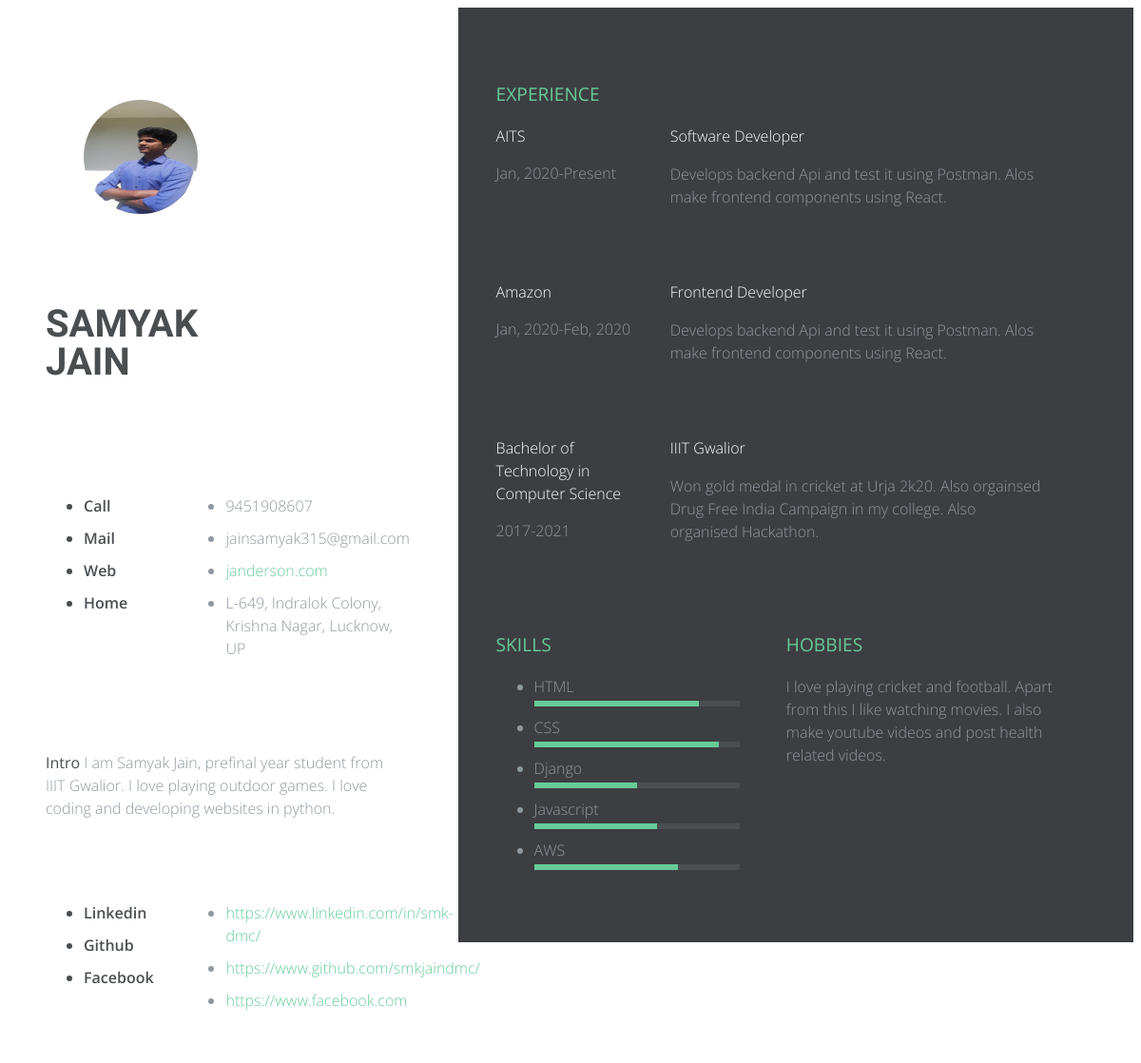
Page /cv/final/ on the committed database.
### cv/models.py (models this page shows)
class Resume(models.Model):
    Developer= 'FR'
    Android_Developer = 'SO'
    IOS_Developer = 'JR'
    Frontend_Developer = 'SR'
    Data_Scientist = 'GR'
    Software_Developer = 'SW'
    YEAR_IN_SCHOOL_CHOICES = [
        (Developer, 'Developer'),
        (Android_Developer, 'Android_Developer'),
        (IOS_Developer, ' IOS_Developer'),
        (Frontend_Developer, 'Frontend_Developer'),
        (Data_Scientist, 'Data_Scientist'),
        (Software_Developer, 'Software_Developer')
    ]
    present_role= models.CharField(
        max_length=2,
        choices=YEAR_IN_SCHOOL_CHOICES,
        default=Developer,
    )
    previous_role= models.CharField(
        max_length=2,
        choices=YEAR_IN_SCHOOL_CHOICES,
        default=Data_Scientist,
    )
    first_name=models.CharField(max_length=100,default=True)
    last_name=models.CharField(max_length=100,default=True)
    mobile= models.IntegerField(default="91")
    mail= models.EmailField(max_length=25,default=True)
    linkedin = models.URLField(default="------")
    github=models.URLField(default="------")
    facebook=models.URLField(default="------")
    hobies=models.TextField(default="cricket")
    skills=models.TextField(max_length=280,default=True)
    present_company=models.CharField(max_length=100,default=True)
    your_intro = models.TextField(default=True)
    previous_company = models.CharField(max_length=100,default=True)
    present_work = models.TextField(default=True)
    present_start= models.CharField(max_length=20,default='Jan, 2020')
    present_end= models.CharField(max_length=20,default='Present')
    previous_start= models.CharField(max_length=20,default='Jan, 2020')
    previous_end = models.CharField(max_length=20,default='Feb, 2020')
    previous_work = models.TextField(default=True)
    permanent_address = models.CharField(max_length=50,default = True)
    highest_qualification = models.CharField(max_length=50,default = 'BTECH')
    graduation_year = models.CharField(max_length=50,default = '2017-2021')
    institute_name= models.CharField(max_length=50,default = 'IIIT Gwalior')
    graduation_achievements = models.TextField(default=True)
    your_image = models.FileField(upload_to = 'cv/images/', null = True)
    date= models.DateTimeField(auto_now_add=True)

### cv/views.py (the view)
# urls.py: path('final/', final, name='final')
def final(request):
    resume= Resume.objects.all()
    l= len(resume)
    resume = resume[l-1]
    skills= resume.skills.split(',')
    present = resume.present_start + '-' + resume.present_end
    previous = resume.previous_start + '-' + resume.previous_end
    context = {'resume': resume, 'skills': skills, 'present': present, 'previous': previous}
    return render(request, 'final.html', context)

### templates/final.html (shortened to what this page needs)
<!DOCTYPE html>
<html lang="en">
<head>
    <link rel="stylesheet" href="/static/final.css">
</head>
<body>
<div class="resume-wrapper">
	<section class="profile section-padding">
		<div class="container">
			<div class="picture-resume-wrapper">
        <div class="picture-resume">
        <span><img src="/static/media/{{resume.your_image}}" alt="" /></span>
      </div>
 </div>
      <div class="name-wrapper">
        <h1>{{resume.first_name}} <br/>{{resume.last_name}}</h1>
      </div>
      <div class="clearfix"></div>
      <div class="contact-info clearfix">
      	<ul class="list-titles">
      		<li>Call</li>
      		<li>Mail</li>
      		<li>Web</li>
      		<li>Home</li>
      	</ul>
        <ul class="list-content ">
        	<li>{{resume.mobile}}</li>
        	<li>{{resume.mail}}</li>
        	<li><a href="#">janderson.com</a></li>
        	<li>{{resume.permanent_address}}</li>
        </ul>
      </div>
      <div class="contact-presentation">
      	<p><span class="bold">Intro</span> {{resume.your_intro}} </p>
      </div>
      <div class="contact-social clearfix">
      	<ul class="list-titles">
      		<li>Linkedin</li>
      		<li>Github</li>
      		<li>Facebook</li>
      	</ul>
        <ul class="list-content">
      		<li><a href="{{resume.linkedin}}">{{resume.linkedin}}</a></li>
      		<li><a href="{{resume.github}}">{{resume.github}}</a></li>
      		<li><a href="{{resume.facebook}}">{{resume.facebook}}</a></li>
      	</ul>
      </div>
		</div>
	</section>
  <section class="experience section-padding">
  	<div class="container">
  		<h3 class="experience-title">Experience</h3>
      <div class="experience-wrapper">
      	<div class="company-wrapper clearfix">
      		<div class="experience-title">{{resume.present_company}}</div>
          <div class="time">{{present}}</div>
      	</div>
        <div class="job-wrapper clearfix">
            {% if resume.present_role == 'SW' %}
            <div class="experience-title">Software Developer</div>
            {% endif %}
          <div class="company-description">
          	<p>{{resume.present_work}}</p>
          </div>
        </div>
        <div class="company-wrapper clearfix">
            <div class="experience-title">{{resume.previous_company}}</div>
          <div class="time">{{previous}}</div>
          </div>
          <div class="job-wrapper clearfix">
            {% if resume.previous_role == 'SR' %}
            <div class="experience-title">Frontend Developer</div>
            {% endif %}
               <div class="company-description">
                <p>{{resume.previous_work}}</p>
            </div>
          </div>
        <div class="company-wrapper clearfix">
      		<div class="experience-title">{{resume.highest_qualification}}</div>
          <div class="time">{{resume.graduation_year}}</div>
      	</div>
         <div class="job-wrapper clearfix">
        	<div class="experience-title">{{resume.institute_name}} </div>
          <div class="company-description">
          	<p>{{resume.graduation_achievements}}</p>
          </div>
        </div>
      </div>
      <div class="section-wrapper clearfix">
      	<h3 class="section-title">Skills</h3>
        	<ul>
                {% for j in skills %}
        		<li class="skill-percentage">{{j}}</li>
               {% endfor %}
        	</ul>
      </div>
      <div class="section-wrapper clearfix">
        <h3 class="section-title">Hobbies</h3>
        <p>{{resume.hobies}}</p>
      </div>
  	</div>
  </section>
</div>
</body>
</html>

### staticfiles/final.css (style rules this page uses)
*, *::after, *::before { box-sizing: border-box; }
html, body { height: 100%; }
body { font-family: 'Open Sans', sans-serif; font-size: 16px; line-height: 1.5em; }
a { color: #66cc99; text-decoration: none; }
.clearfix::after, .clearfix::before { content: " "; display: table; }
.clearfix::after { clear: both; }
.bold { color: #4a4e51; font-weight: 400; }
.resume-wrapper { position: relative; text-align: center; height: 100%; }
.container { min-height: 600px; }
.profile { background: #fff; width: 40%; float: left; color: #9099a0; }
.profile .name-wrapper { float: left; width: 60%; }
.profile h1 { font-size: 2.5em; text-align: left; font-family: 'Varela Round', sans-serif; color: #4a4e51; text-transform: uppercase; line-height: 1em; padding-top: 40px; }
@media (max-width: 1200px) { .profile h1 { padding-top: 20px; } }
.profile li { margin-bottom: 10px; }
.profile .picture-resume-wrapper { width: 40%; display: block; float: left; }
@media (max-width: 1200px) { .profile .picture-resume-wrapper { width: 100%; } }
.profile .picture-resume { width: 220px; height: 220px; background-size: cover; border-radius: 50%; margin-right: 0px; display: table; position: relative; vertical-align: middle; }
.profile .picture-resume span { display: table-cell; vertical-align: middle; position: relative; margin: 0 auto; z-index: 10; text-align: center; }
.profile .picture-resume img { border-radius: 50%; width: 130px; }
@media (max-width: 1500px) { .profile .picture-resume img { width: 80px; } }
@media (max-width: 1200px) { .profile .picture-resume img { width: 120px; height: 120px; } }
@media (max-width: 1500px) { .profile .picture-resume { width: 150px; height: 150px; } }
@media (max-width: 1200px) { .profile .picture-resume { width: 200px; height: 200px; } }
.profile .contact-info { margin-top: 100px; font-weight: 300; }
@media (max-width: 1200px) { .profile .contact-info { margin-top: 70px; } }
.profile .list-titles { float: left; text-align: left; font-weight: 600; width: 40%; color: #4a4e51; }
.profile .list-content { float: left; width: 60%; text-align: left; font-weight: 300; }
.profile .contact-presentation { text-align: left; font-weight: 300; margin-top: 100px; margin-bottom: 100px; }
@media (max-width: 1200px) { .profile .contact-presentation { margin-top: 70px; margin-bottom: 70px; } }
.experience { background: #3d3e42; width: 60%; float: left; position: relative; color: #9099a0; font-weight: 300; min-height: 100%; min-height: 100vh; }
.experience h3.experience-title { color: #66cc99; text-align: left; text-transform: uppercase; font-size: 1.2em; margin-bottom: 20px; font-weight: 400; }
.experience .company-wrapper { width: 30%; float: left; text-align: left; padding-right: 5%; margin-bottom: 60px; }
.experience .job-wrapper { width: 70%; float: left; text-align: left; padding-right: 5%; margin-bottom: 60px; }
.experience .experience-title { color: white; margin-bottom: 15px; }
.section-padding { padding: 60px 60px 40px 40px; }
.section-wrapper { width: 50%; float: left; text-align: left; color: #9099a0; font-weight: 300; margin-bottom: 20px; }
.section-wrapper:nth-child(3) { padding-right: 8%; }
.section-wrapper h3.section-title { color: #66cc99; text-align: left; text-transform: uppercase; font-size: 1.2em; margin-bottom: 20px; font-weight: 400; }
.section-wrapper .skill-percentage { margin-bottom: 10px; position: relative; }
.section-wrapper .skill-percentage::after { content: ""; width: 100%; height: 6px; background: #4a4e51; display: block; margin-top: 3px; }
.section-wrapper .skill-percentage::before { content: ""; height: 6px; background: #66cc99; position: absolute; margin-top: 3px; bottom: 0; }
.section-wrapper .skill-percentage:nth-child(1)::before { width: 80%; -webkit-animation: skill_1 0.6s ease; animation: skill_1 0.6s ease; }
.section-wrapper .skill-percentage:nth-child(2)::before { width: 90%; -webkit-animation: skill_2 0.6s ease; animation: skill_2 0.6s ease; }
.section-wrapper .skill-percentage:nth-child(3)::before { width: 50%; -webkit-animation: skill_3 0.6s ease; animation: skill_3 0.6s ease; }
.section-wrapper .skill-percentage:nth-child(4)::before { width: 60%; -webkit-animation: skill_4 0.6s ease; animation: skill_4 0.6s ease; }
.section-wrapper .skill-percentage:nth-child(5)::before { width: 70%; -webkit-animation: skill_5 0.6s ease; animation: skill_5 0.6s ease; }

### rows in the picture
Resume: your_image (picture), first_name "SAMYAK", last_name "JAIN", mobile "9451908607", mail "jainsamyak315@gmail.com", permanent_address "L-649, Indralok Colony, Krishna Nagar, Lucknow, UP", your_intro "I am Samyak Jain, prefinal year student from IIIT Gwalior. I love playing outdoor games. I love coding and developing websites in python.", linkedin "https://www.linkedin.com/in/smk-dmc/", github "https://www.github.com/smkjaindmc/", facebook "https://www.facebook.com", present_company "AITS", present_work "Develops backend Api and test it using Postman. Alos make frontend components using React.", previous_company "Amazon", previous_work "Develops backend Api and test it using Postman. Alos make frontend components using React.", highest_qualification "Bachelor of Technology in Computer Science", graduation_year "2017-2021", institute_name "IIIT Gwalior", graduation_achievements "Won gold medal in cricket at Urja 2k20. Also orgainsed Drug Free India Campaign in my college. Also organised Hackathon.", hobies "I love playing cricket and football. Apart from this I like watching movies. I also make youtube videos and post health related videos."

### other values in the picture
{{ present }} "Jan, 2020-Present"
{{ previous }} "Jan, 2020-Feb, 2020"
{{ j }} "HTML" "CSS" "Django" "Javascript" "AWS"
